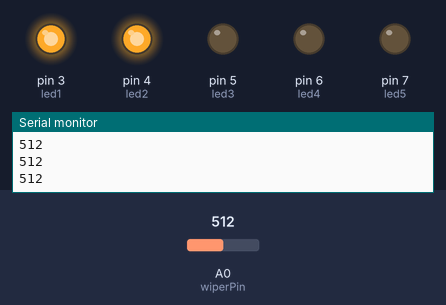
The sketch below on a simulated Arduino Uno, built with avr-gcc and run on an emulated ATmega328P. On the bench: output pins drawn as LEDs (lit = HIGH), the last lines printed to the serial monitor. The test bench sets the inputs (shaded band); at power-on: A0 (wiperPin) = 512.

Above: at 1.2 s.
1.3 s: A0 (wiperPin) set to 589
2.8 s: A0 (wiperPin) set to 610
At 3.4 s:
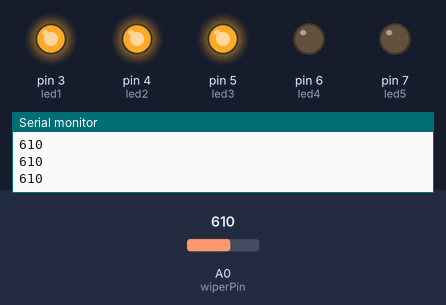
4.3 s: A0 (wiperPin) set to 590
At 5.3 s:
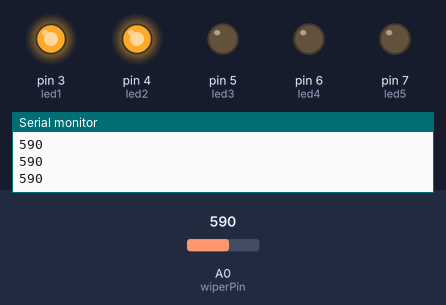
5.8 s: A0 (wiperPin) set to 413
7.3 s: A0 (wiperPin) set to 390
At 8.5 s:
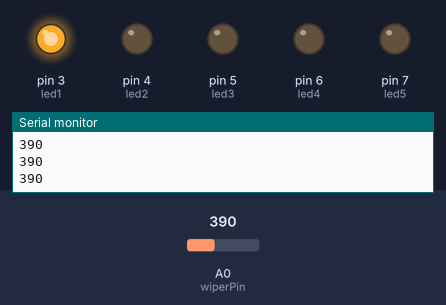
8.8 s: A0 (wiperPin) set to 215
10.3 s: A0 (wiperPin) set to 191
At 11.0 s:
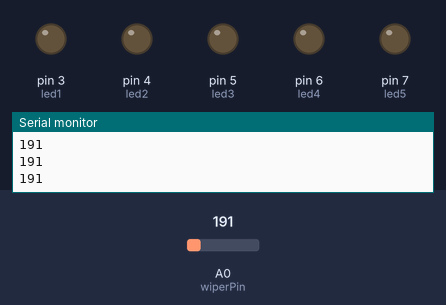
Timing chart, 0 to 12.8 s (numbered marks = the images above; inputs shaded):
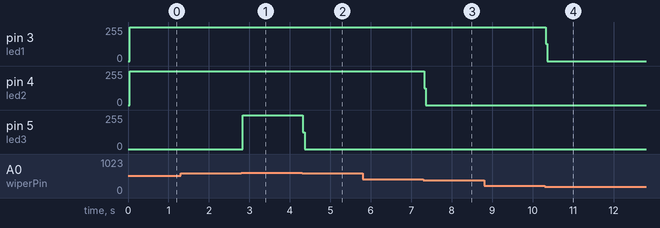

The sketch:

Lab_05.ino
```cpp
int wiperPin = A0;
int resVal= 0, led1 = 3, led2 = 4, led3 = 5, led4 = 6, led5 = 7;

void setup() {
  pinMode(wiperPin, INPUT);
  pinMode(led1, OUTPUT);
  pinMode(led2, OUTPUT);
  pinMode(led3, OUTPUT);
  pinMode(led4, OUTPUT);
  pinMode(led5, OUTPUT);

  //use this to debug because i can check if the light changes at the set values
  Serial.begin(9600);
}

void loop() {
  //use this to display to the serial monitor
  int sensorValue = analogRead(A0);
  Serial.println(sensorValue);
  resVal= analogRead(wiperPin);

  digitalWrite(led1, LOW);
  digitalWrite(led2, LOW);
  digitalWrite(led3, LOW);
  digitalWrite(led4, LOW);
  digitalWrite(led5, LOW);

  if (resVal > 200)
  {
    digitalWrite(led1, HIGH);
    }

  if (resVal > 400)
  {
    digitalWrite(led2, HIGH);
    }

if (resVal > 600)
  {
    digitalWrite(led3, HIGH);
    }

if (resVal > 800)
  {
    digitalWrite(led4, HIGH);
    }

if (resVal > 1000)
  {
    digitalWrite(led5, HIGH);
    }

}
```

Measured:
- the behaviour switches between 600 and 601 on A0 (wiperPin) (found by bisection; images 0 and 1)
- the behaviour switches between 401 and 400 on A0 (wiperPin) (found by bisection; images 2 and 3)
- the behaviour switches between 201 and 200 on A0 (wiperPin) (found by bisection; images 3 and 4)
- after the input at 2.8 s, pin 5 (led3): 0/255 → 254/255 at once
- after the input at 4.3 s, pin 5 (led3): 254/255 → 0/255 at once
- after the input at 7.3 s, pin 4 (led2): 253/255 → 0/255 at once
- after the input at 10.3 s, pin 3 (led1): 253/255 → 0/255 at once
